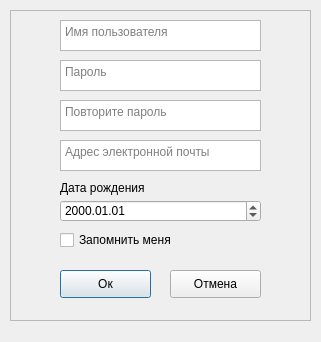
<?xml version="1.0" encoding="UTF-8"?>
<ui version="4.0">
 <class>Dialog</class>
 <widget class="QDialog" name="Dialog">
  <property name="geometry">
   <rect>
    <x>0</x>
    <y>0</y>
    <width>321</width>
    <height>342</height>
   </rect>
  </property>
  <property name="windowTitle">
   <string>Dialog</string>
  </property>
  <widget class="QFrame" name="frame">
   <property name="geometry">
    <rect>
     <x>10</x>
     <y>10</y>
     <width>301</width>
     <height>311</height>
    </rect>
   </property>
   <property name="frameShape">
    <enum>QFrame::StyledPanel</enum>
   </property>
   <property name="frameShadow">
    <enum>QFrame::Raised</enum>
   </property>
   <widget class="QPushButton" name="okButton">
    <property name="geometry">
     <rect>
      <x>50</x>
      <y>260</y>
      <width>91</width>
      <height>28</height>
     </rect>
    </property>
    <property name="text">
     <string>Ок</string>
    </property>
   </widget>
   <widget class="QTextEdit" name="passwordTextEdit">
    <property name="geometry">
     <rect>
      <x>50</x>
      <y>50</y>
      <width>201</width>
      <height>31</height>
     </rect>
    </property>
    <property name="html">
     <string>&lt;!DOCTYPE HTML PUBLIC &quot;-//W3C//DTD HTML 4.0//EN&quot; &quot;http://www.w3.org/TR/REC-html40/strict.dtd&quot;&gt;
&lt;html&gt;&lt;head&gt;&lt;meta name=&quot;qrichtext&quot; content=&quot;1&quot; /&gt;&lt;style type=&quot;text/css&quot;&gt;
p, li { white-space: pre-wrap; }
&lt;/style&gt;&lt;/head&gt;&lt;body style=&quot; font-family:'MS Shell Dlg 2'; font-size:7.8pt; font-weight:400; font-style:normal;&quot;&gt;
&lt;p style=&quot;-qt-paragraph-type:empty; margin-top:0px; margin-bottom:0px; margin-left:0px; margin-right:0px; -qt-block-indent:0; text-indent:0px; font-size:8pt;&quot;&gt;&lt;br /&gt;&lt;/p&gt;&lt;/body&gt;&lt;/html&gt;</string>
    </property>
    <property name="placeholderText" stdset="0">
     <string>Пароль</string>
    </property>
   </widget>
   <widget class="QTextEdit" name="loginTextEdit">
    <property name="geometry">
     <rect>
      <x>50</x>
      <y>10</y>
      <width>201</width>
      <height>31</height>
     </rect>
    </property>
    <property name="placeholderText" stdset="0">
     <string>Имя пользователя</string>
    </property>
   </widget>
   <widget class="QTextEdit" name="repeatPasswordTextEdit">
    <property name="geometry">
     <rect>
      <x>50</x>
      <y>90</y>
      <width>201</width>
      <height>31</height>
     </rect>
    </property>
    <property name="html">
     <string>&lt;!DOCTYPE HTML PUBLIC &quot;-//W3C//DTD HTML 4.0//EN&quot; &quot;http://www.w3.org/TR/REC-html40/strict.dtd&quot;&gt;
&lt;html&gt;&lt;head&gt;&lt;meta name=&quot;qrichtext&quot; content=&quot;1&quot; /&gt;&lt;style type=&quot;text/css&quot;&gt;
p, li { white-space: pre-wrap; }
&lt;/style&gt;&lt;/head&gt;&lt;body style=&quot; font-family:'MS Shell Dlg 2'; font-size:7.8pt; font-weight:400; font-style:normal;&quot;&gt;
&lt;p style=&quot;-qt-paragraph-type:empty; margin-top:0px; margin-bottom:0px; margin-left:0px; margin-right:0px; -qt-block-indent:0; text-indent:0px; font-size:8pt;&quot;&gt;&lt;br /&gt;&lt;/p&gt;&lt;/body&gt;&lt;/html&gt;</string>
    </property>
    <property name="placeholderText" stdset="0">
     <string>Повторите пароль</string>
    </property>
   </widget>
   <widget class="QDateEdit" name="bornDateEdit">
    <property name="geometry">
     <rect>
      <x>50</x>
      <y>190</y>
      <width>201</width>
      <height>22</height>
     </rect>
    </property>
    <property name="date">
     <date>
      <year>2000</year>
      <month>1</month>
      <day>1</day>
     </date>
    </property>
    <property name="displayFormat">
     <string>yyyy.MM.dd</string>
    </property>
   </widget>
   <widget class="QLabel" name="label">
    <property name="geometry">
     <rect>
      <x>50</x>
      <y>170</y>
      <width>101</width>
      <height>16</height>
     </rect>
    </property>
    <property name="text">
     <string>Дата рождения</string>
    </property>
   </widget>
   <widget class="QTextEdit" name="emailTextEdit">
    <property name="geometry">
     <rect>
      <x>50</x>
      <y>130</y>
      <width>201</width>
      <height>31</height>
     </rect>
    </property>
    <property name="html">
     <string>&lt;!DOCTYPE HTML PUBLIC &quot;-//W3C//DTD HTML 4.0//EN&quot; &quot;http://www.w3.org/TR/REC-html40/strict.dtd&quot;&gt;
&lt;html&gt;&lt;head&gt;&lt;meta name=&quot;qrichtext&quot; content=&quot;1&quot; /&gt;&lt;style type=&quot;text/css&quot;&gt;
p, li { white-space: pre-wrap; }
&lt;/style&gt;&lt;/head&gt;&lt;body style=&quot; font-family:'MS Shell Dlg 2'; font-size:7.8pt; font-weight:400; font-style:normal;&quot;&gt;
&lt;p style=&quot;-qt-paragraph-type:empty; margin-top:0px; margin-bottom:0px; margin-left:0px; margin-right:0px; -qt-block-indent:0; text-indent:0px; font-size:8pt;&quot;&gt;&lt;br /&gt;&lt;/p&gt;&lt;/body&gt;&lt;/html&gt;</string>
    </property>
    <property name="placeholderText" stdset="0">
     <string>Адрес электронной почты</string>
    </property>
   </widget>
   <widget class="QCheckBox" name="rememberCheckBox">
    <property name="geometry">
     <rect>
      <x>50</x>
      <y>220</y>
      <width>121</width>
      <height>20</height>
     </rect>
    </property>
    <property name="text">
     <string>Запомнить меня</string>
    </property>
   </widget>
  </widget>
  <widget class="QPushButton" name="cancelButton">
   <property name="geometry">
    <rect>
     <x>170</x>
     <y>270</y>
     <width>91</width>
     <height>28</height>
    </rect>
   </property>
   <property name="text">
    <string>Отмена</string>
   </property>
  </widget>
 </widget>
 <resources/>
 <connections/>
</ui>
